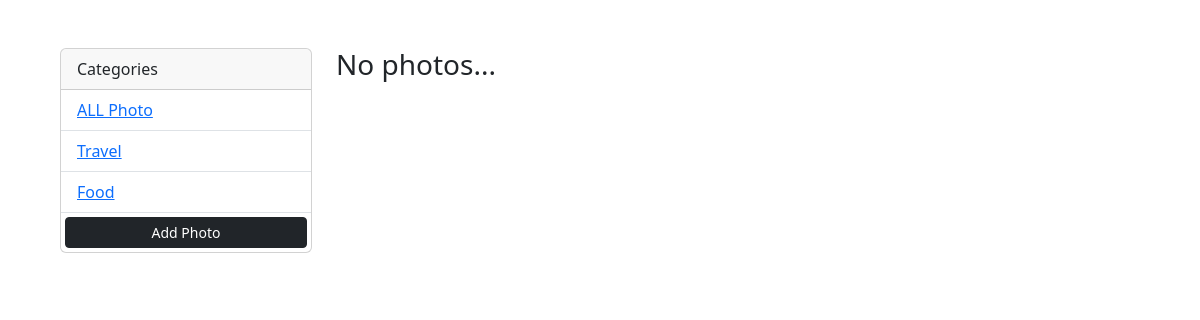
Page /?category=Man on the earlier database version.
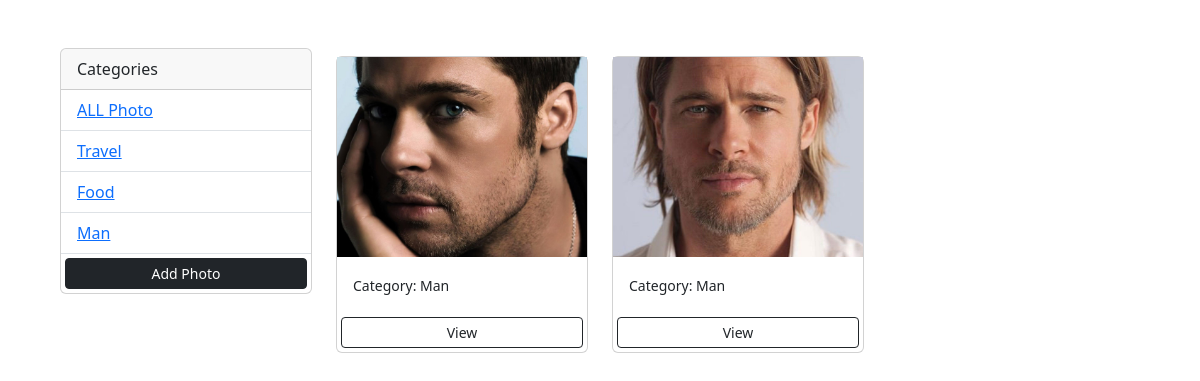
Same page on the later database version.
### photos/models.py (models this page shows, shortened)
class Category(models.Model):
    name = models.CharField(max_length=100, null=False, blank=False)

class Photo(models.Model):
    category = models.ForeignKey(Category, on_delete=models.SET_NULL, null=True, blank=True)
    image = models.ImageField(null=False, blank=False)
    description = models.TextField()

### photos/views.py (the view)
# urls.py: path('', views.gallery, name='gallery'),
def gallery(request):
    category = request.GET.get('category')
    if category == None:
        photos = Photo.objects.all()
    else:
        photos = Photo.objects.filter(category__name=category)
    categories = Category.objects.all()
    context = {'categories': categories, 'photos': photos}
    return render(request, "photos/gallery.html", context)

### photos/templates/photos/gallery.html (shortened to what this page needs)
<!DOCTYPE html>
<html lang="en">
<head>
    <link href="https://cdn.jsdelivr.net/npm/bootstrap@5.3.2/dist/css/bootstrap.min.css" rel="stylesheet"
>
</head>
<body class="m-5">
    <div class="container">
        <div class="row">
            <div class="col-md-3">
                <div class="card">
                    <div class="card-header">
                         Categories
                     </div>
                     <ul class="list-group list-group-flush">
                         <li class="list-group-item">
                             <a href="{% url 'gallery' %}">ALL Photo</a>
                         </li>
                         {% for category in categories %}
                         <li class="list-group-item">
                              <a href="{% url 'gallery' %}?category={{category.name}}">{{category.name}}</a>
                         </li>
                         {% endfor %}
                             <a href="{% url 'add' %}" class="btn btn-dark btn-block btn-sm m-1">Add Photo</a>
                     </ul>
                </div>
            </div>
            <div class="col-md-9">
                <div class="row">
                    {% for photo in photos %}
                   <div class="col-md-4">
                        <div class="card my-2">
                            <img class="image-thumbail"
                                src="{{photo.image.url}}" alt="Card image cap"
                                alt="Card image cap">
                            <div class="card-body">
                            <small>Category: {{photo.category.name}}</small>
                            </div>
                            <a href="{% url 'photo' photo.id %}" class="btn btn-outline-dark btn-sm m-1">View</a>
                        </div>
                   </div>
                        {% empty %}
                        <h3>No photos...</h3>
                    {% endfor %}
                </div>
            </div>
        </div>
    </div>
</body>
</html>

Differences in the rows shown:
added Category: name "Man"
added Photo: image (picture), category.name "Man"
added Photo: image (picture), category.name "Man"
Other differences:
text no longer shown: "No photos..."
